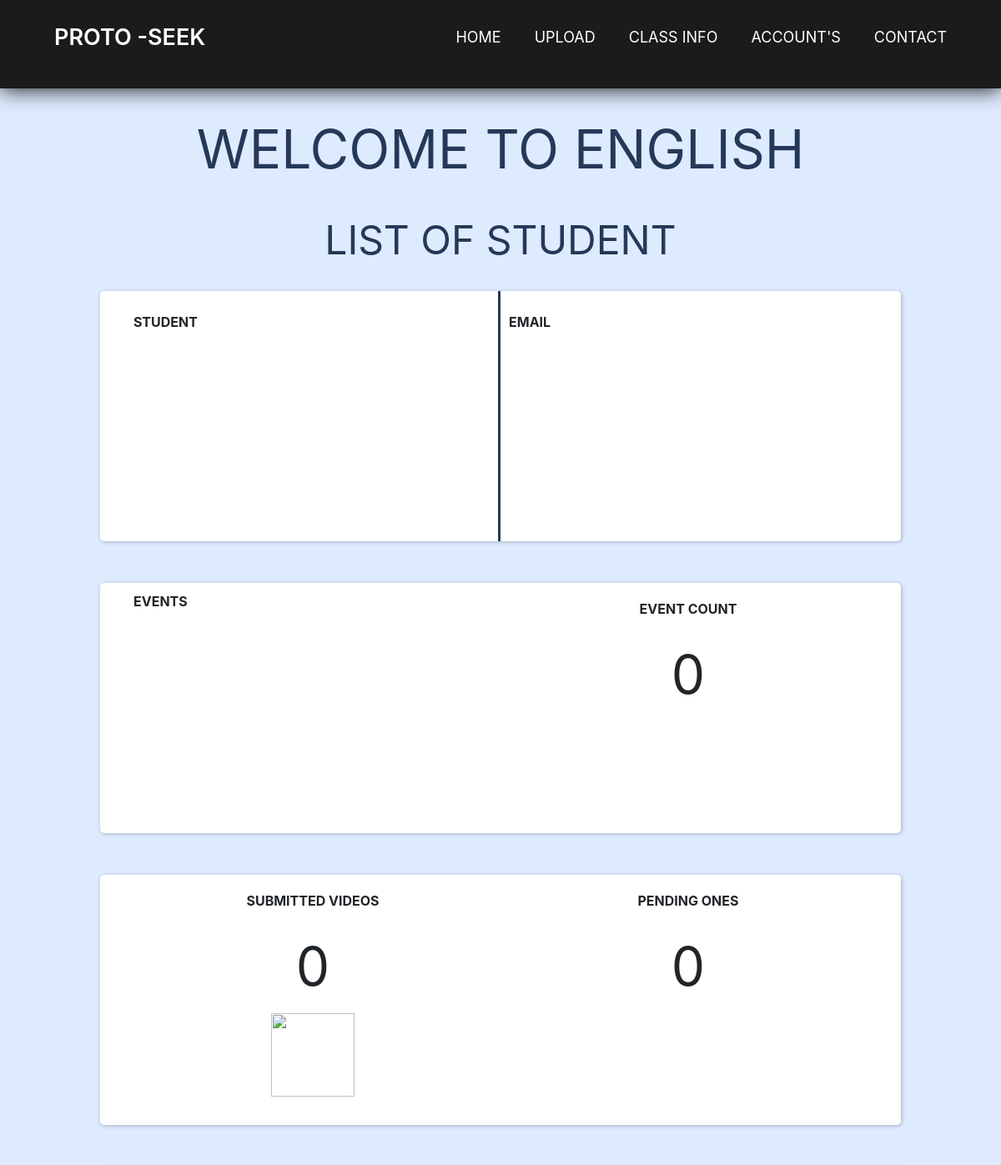
Page /teacher/class/MQ (signed in, upper part) on the earlier database version.
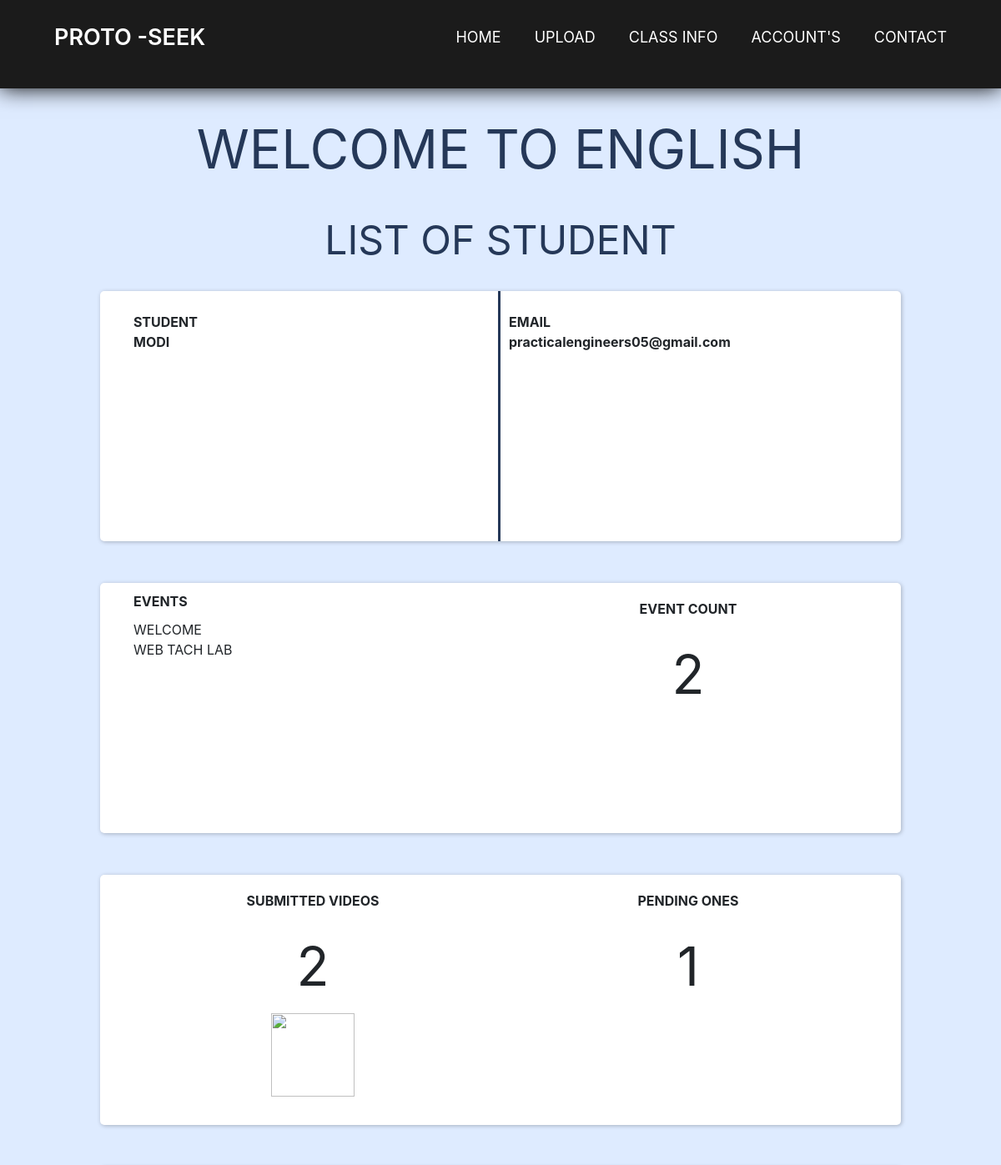
Same page on the later database version.
### Teacher/models.py (models this page shows)
class StudentInClassRoom(models.Model):
    class Meta:
        unique_together = (('classId', 'student'))
    classId=models.ForeignKey(TeacherClassRoom,on_delete=models.CASCADE,to_field='id')
    student=models.ForeignKey(User,on_delete=models.CASCADE)

### Event/models.py (models this page shows, shortened)
class Event(models.Model):
    class Meta:
        unique_together = (('eventname', 'Room'))
    eventname = models.CharField(max_length=50)
    Room=models.ForeignKey(TeacherClassRoom,on_delete=models.CASCADE)

### Teacher/views.py (the view, shortened to what this page needs)
# urls.py: path('class/<str:cl_id>',view_class,name="class list"),
def view_class(request, cl_id):
    if request.method=='GET':
        try:
            get_class=TeacherClassRoom.objects.get(class_url=cl_id)
            teach=TEACHER.objects.get(pk=request.user)
            if get_class.teacher==teach:
                get_students=StudentInClassRoom.objects.filter(classId=get_class.id)
                Event_rec=Event.objects.filter(Room=get_class.id)
                event_count=Event_rec.count()
                event_id_list=Event_rec.values_list('id')
                videos=videoUpload.objects.filter(EventID__in=event_id_list).count()
                leftV = videoUpload.objects.filter(EventID__in=event_id_list,Total_marks__gt=0).count()
                print(videos,leftV)
                return render(request,'class_student.html',{'clsName':get_class.classRoomName,
                                     'students':get_students,'Events':Event_rec,'Count':event_count
                                                        ,'videoSUB':videos,'leftV':leftV}
                              )
            else:
                return redirect('/')
        except Exception as e:
            messages.info(request,"CLASS DON'T EXIST!! ")
            return redirect('/teacher/join/')

### Templates/class_student.html (shortened to what this page needs)
{% load static %}
<!DOCTYPE html>
<html lang="en">
<head>
    <link rel="stylesheet" href="{% static 'css/headercss.css' %}">
    <link rel="stylesheet" href="https://cdnjs.cloudflare.com/ajax/libs/twitter-bootstrap/4.1.3/css/bootstrap.min.css">
    <link rel="stylesheet" href="https://cdnjs.cloudflare.com/ajax/libs/ionicons/2.0.1/css/ionicons.min.css">
    <link rel="stylesheet" href="{% static 'css/footer.css' %}">
</head>
<body>
    {% include "header.html" %}
    <div class="bg">
        <div style="text-align: center;  color: #253858;; font-size: 64px; margin: 0 0 25px 0; padding-top: 25px;">
            WELCOME TO {{clsName}}
        </div>
        <div
            style="text-align: center; font-size: 48px; color: #253858;; margin: 25px 0 0 0; text-transform: uppercase; padding-bottom: 25px;">
            List of student
        </div>
        <div id="classhoder">
            <div class="column" id="c1">
                <div style="margin-top:15px;">
                    <b>STUDENT </b>
                </div>
                {% for i in students %}
                <div>
                    <b> {{i.student}} </b>
                </div>
                {% endfor %}
            </div>
            <div class="column">
                <div style="margin-top:15px;">
                    <b>EMAIL </b>
                </div>
                {% for i in students %}
                <div>
                    <b> {{i.student.email}} </b>
                </div>
                {% endfor %}
            </div>
        </div>
        <div id="classhoder">
            <div class="column">
                <div style="padding-bottom: 10px;">
                    <b>EVENTS</b>
                </div>
                {% for e in Events %}
                <div>
                    {{e.eventname }}
                </div>
                {% endfor %}
            </div>
            <div class="column" id="event">
                <div style="padding-bottom: 10px;">
                    <b> EVENT COUNT</b>
                </div>
                <div style="text-align: center; font-size: 64px;">
                    {{Count}}
                </div>
                <div style="background-image: url(https://raw.githubusercontent.com/engineerscodes/WEB-TECH-LAB/9b5b586fdf4560a86330e023bafd8624d8b67a36/UI/confetti.svg);
                    background-size: contain; background-repeat: no-repeat; min-height: 100px; min-width: 100px ;">
                </div>
            </div>
        </div>
        <div id="classhoder" >
            <div class="column" id="event">
                <div style="padding-bottom: 10px;">
                    <b> SUBMITTED VIDEOS</b>
                </div>
                <div style="text-align: center; font-size: 64px;">
                    {{videoSUB}}
                </div>
                <div>
                    <img src="https://github.com/engineerscodes/WEB-TECH-LAB/blob/master/UI/icons8-checked.gif?raw=true"
                        width="100px" height="100px" />
                </div>
            </div>
            <div class="column" id="event">
                <div style="padding-bottom: 10px;">
                    <b> PENDING ONES</b>
                </div>
                <div style="text-align: center; font-size: 64px;">
                    {{leftV}}
                </div>
                <div style="background-image: url(https://raw.githubusercontent.com/engineerscodes/WEB-TECH-LAB/f2d03e83d37af8981078f56ac269a0bfbbe491c1/UI/pending.svg);
                    background-size: contain; background-repeat: no-repeat; min-height: 100px; min-width: 100px ;">
                </div>
            </div>
        </div>
    </div>
</body>
</html>

Differences in the rows shown:
added StudentInClassRoom: student "MODI", student.email "practicalengineers05@gmail.com"
added Event: eventname "WELCOME"
added Event: eventname "WEB TACH LAB"
Other differences:
{{ Count }}: "0" → "2"
{{ videoSUB }}: "0" → "2"
{{ leftV }}: "0" → "1"
